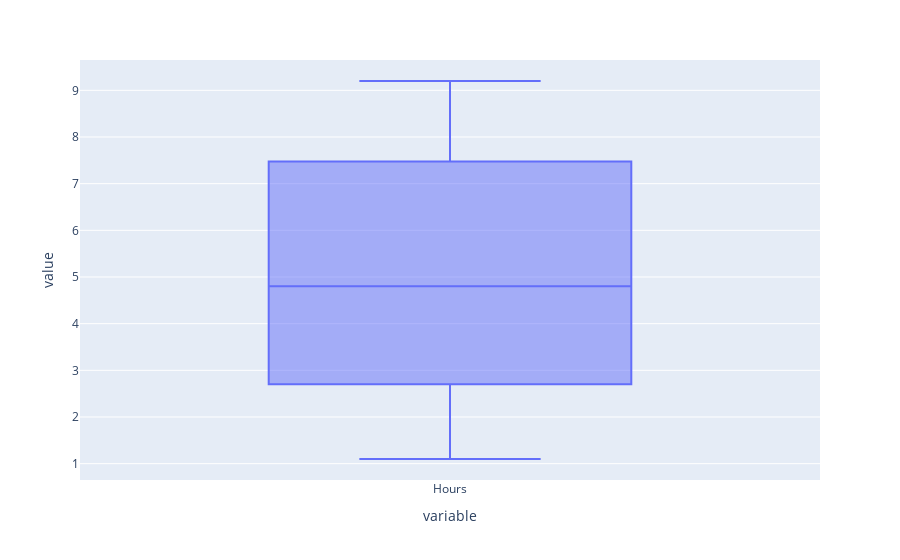

Notebook code cell kept with this figure:
### Code cell
fig = px.box(data["Hours"])
fig.show()

### Figure 1 — Plotly figure (JSON) as saved in the notebook; plotly's stock layout.template omitted (floating-point values rounded to 4 significant figures)
{"data": [{"alignmentgroup": "True", "hovertemplate": "variable=%{x}<br>value=%{y}<extra></extra>", "legendgroup": "", "marker": {"color": "#636efa"}, "name": "", "notched": false, "offsetgroup": "", "orientation": "v", "showlegend": false, "type": "box", "x": ["Hours", "Hours", "Hours", "Hours", "Hours", "Hours", "Hours", "Hours", "Hours", "Hours", "Hours", "Hours", "Hours", "Hours", "Hours", "Hours", "Hours", "Hours", "Hours", "Hours", "Hours", "Hours", "Hours", "Hours", "Hours"], "x0": " ", "xaxis": "x", "y": [2.5, 5.1, 3.2, 8.5, 3.5, 1.5, 9.2, 5.5, 8.3, 2.7, 7.7, 5.9, 4.5, 3.3, 1.1, 8.9, 2.5, 1.9, 6.1, 7.4, 2.7, 4.8, 3.8, 6.9, 7.8], "y0": " ", "yaxis": "y"}], "layout": {"boxmode": "group", "legend": {"tracegroupgap": 0}, "margin": {"t": 60}, "xaxis": {"anchor": "y", "domain": [0, 1], "title": {"text": "variable"}}, "yaxis": {"anchor": "x", "domain": [0, 1], "title": {"text": "value"}}}}
